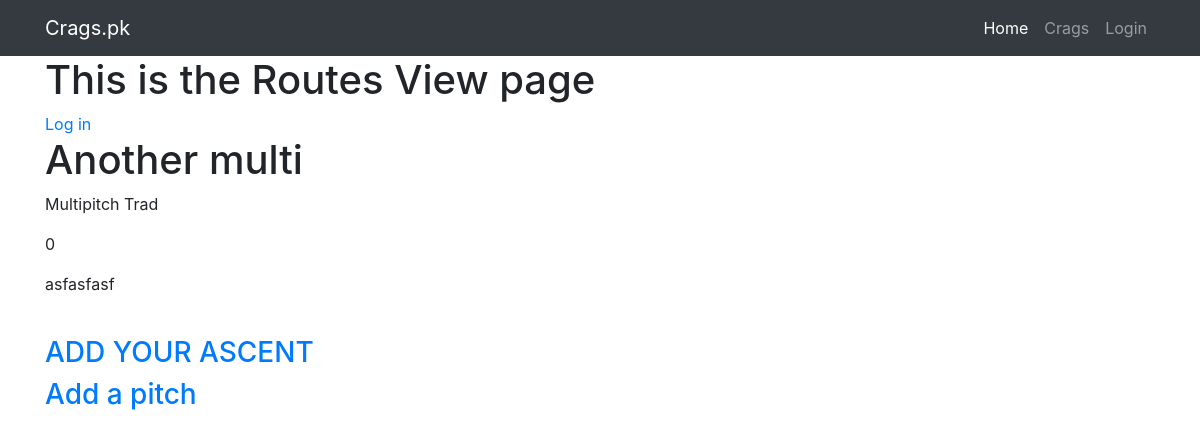
The page /routes/29/ on the database as committed earlier.
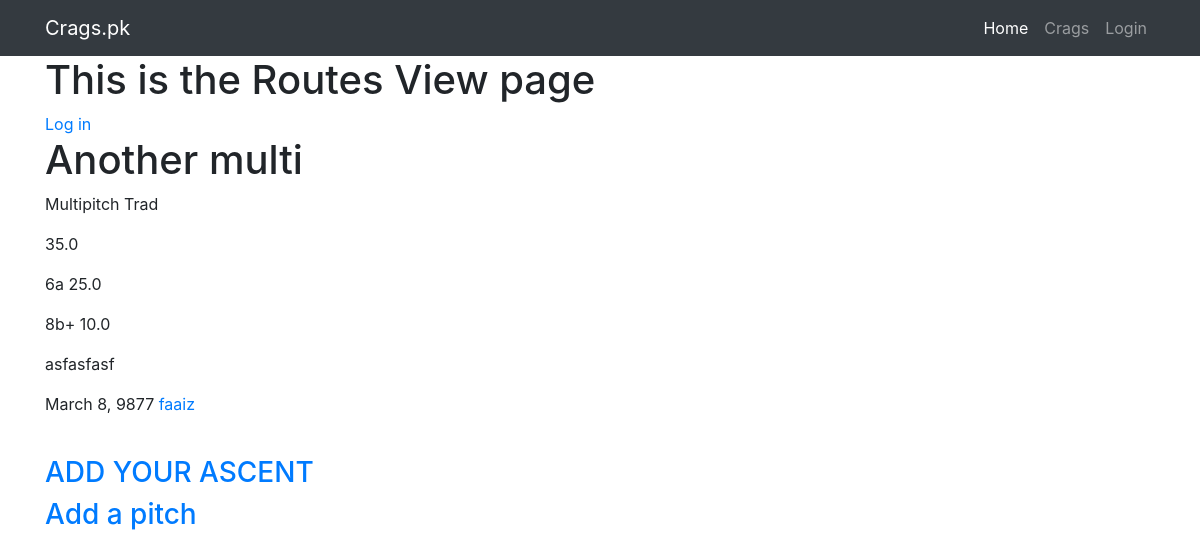
The same page on the database as committed later.
### routes/models.py (models this page shows, shortened)
class Route(models.Model):
    rname = models.CharField(max_length=500, verbose_name='Route Name')
    rdescription = models.TextField(verbose_name='Route Description')
    ropener = models.CharField(max_length=500, verbose_name='Route Opener')
    rcrag = models.ForeignKey(Crag, on_delete=models.CASCADE, verbose_name='Crag')
    rlength = models.IntegerField(verbose_name='Route Length', default=0)
    rtype = models.ForeignKey(RouteType, on_delete=models.SET_NULL, null=True)
    numpitch = models.CharField(max_length=500, verbose_name='Single or Multi')

### routetypes/models.py (models this page shows)
class RouteType(models.Model):
	route_type = models.TextField(verbose_name='Gear Advice')
	def __str__(self):
		return f'{self.route_type}'

### pitches/models.py (models this page shows)
class Pitch(models.Model):
    pgrade = models.ForeignKey(Grade, on_delete=models.DO_NOTHING, verbose_name='Pitch Grade')
    pdescription = models.TextField(verbose_name='Pitch Description', blank=True, default="")
    proute = models.ForeignKey(Route, on_delete=models.DO_NOTHING, verbose_name='Route', null=True)
    plength = models.FloatField(verbose_name='Pitch Length', default=0.0)

### grades/models.py (models this page shows, shortened)
class Grade(models.Model):
    ggrade = models.CharField(max_length=500, verbose_name='Grade')

### ascents/models.py (models this page shows, shortened)
class Ascent(models.Model):
	route = models.ForeignKey(Route, on_delete=models.CASCADE)
	climber = models.ForeignKey(User, on_delete=models.CASCADE)
	date = models.DateField(auto_now=False)

### routes/views.py (the view)
# urls.py: path('<route_id>/', views.RouteView.as_view(), name='route-view'),
class RouteView(generic.DetailView):
	template_name = 'routes/route-view.html'
	model = Route
	def get_object(self):
		current_route = get_object_or_404(Route, pk=self.kwargs['route_id'])
		for pitch in Pitch.objects.filter(proute=current_route):
			current_route.rlength += pitch.plength
		return current_route

### routes/templates/routes/route-view.html (shortened to what this page needs)
{% extends 'base.html' %}
{% block content %}
	<h1>This is the Routes View page</h1>
	{% if user.is_authenticated %}
		<a href="{% url 'logout' %}">Log out</a>
		<br>
		<a href="{% url 'profile' username=user.username %}">My Profile</a>
	{% else %}
		<a href="{% url 'login' %}">Log in</a>
	{% endif %}
	<h1>{{ route.rname }}</h1>
	<p>{{ route.numpitch }} {{ route.rtype }}</p>
	{% if route.numpitch == 'Multipitch' %}
		<p>{{ route.rlength }}</p>
		{% for pitch in route.pitch_set.all %}
			<p>{{ pitch.pgrade.ggrade }} {{ pitch.plength }}</p>
		{% endfor %}
	{% endif %}
	<p>{{ route.rdescription }}</p>
	{% for ascent in route.ascent_set.all %}
		<p>{{ ascent.date }}  <a href="{% url 'profile' username=ascent.climber.username %}">{{ ascent.climber.username }}</a></p>
	{% endfor %}
	<br>
	<h3><a href="{% url 'add-ascent-to-route' route_id=route.id %}">ADD YOUR ASCENT</a></h3>
	{% if route.numpitch == 'Multipitch' %}
		<h3><a href="{% url 'add-pitch-multi' route_id=route.id %}">Add a pitch</a></h3>
	{% endif %}
{% endblock %}

Rows that differ between the two databases and show on the page:
computed for Route "Another multi": rlength "0" → "35.0"
added Pitch: pgrade.ggrade "6a", plength "25.0"
added Pitch: pgrade.ggrade "8b+", plength "10.0"
added Ascent: date "March 8, 9877", climber.username "faaiz"
